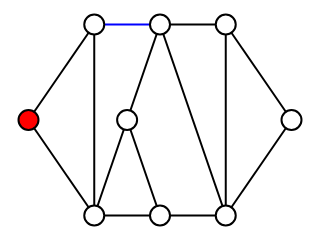

Here is the notebook cell this chart was saved with:
### Markdown cell above
Os atributos `color` são exibidos na visualização.

### Code cell
sn.show_graph(ug)

### Figure 1 — Plotly figure (JSON) as saved in the notebook; plotly's stock layout.template omitted (floating-point values rounded to 4 significant figures)
{"data": [{"hoverinfo": "none", "line": {"color": "rgb(0, 0, 255)", "width": 2}, "mode": "lines", "x": [0.25, 0.5, null], "y": [1, 1, null]}, {"hoverinfo": "none", "line": {"color": "rgb(0, 0, 0)", "width": 2}, "mode": "lines", "x": [0, 0.25, null, 0, 0.25, null, 0.25, 0.25, null, 0.5, 0.375, null, 0.5, 0.75, null, 0.5, 0.75, null, 0.75, 1, null, 0.75, 0.75, null, 1, 0.75, null, 0.75, 0.5, null, 0.5, 0.375, null, 0.5, 0.25, null, 0.25, 0.375, null], "y": [0.5, 1, null, 0.5, 0, null, 1, 0, null, 1, 0.5, null, 1, 1, null, 1, 0, null, 1, 0.5, null, 1, 0, null, 0.5, 0, null, 0, 0, null, 0, 0.5, null, 0, 0, null, 0, 0.5, null]}, {"hoverinfo": "none", "marker": {"color": "rgb(255, 255, 255)", "line": {"color": "rgb(0, 0, 0)", "width": 2}, "size": 20}, "mode": "markers+text", "text": [], "textfont": {"color": "rgb(0, 0, 0)"}, "textposition": "middle center", "x": [0.25, 0.5, 0.75, 1, 0.75, 0.5, 0.25, 0.375], "y": [1, 1, 1, 0.5, 0, 0, 0, 0.5]}, {"hoverinfo": "none", "marker": {"color": "rgb(255, 0, 0)", "line": {"color": "rgb(0, 0, 0)", "width": 2}, "size": 20}, "mode": "markers+text", "text": [], "textfont": {"color": "rgb(255, 255, 255)"}, "textposition": "middle center", "x": [0], "y": [0.5]}], "layout": {"height": 180, "margin": {"b": 0, "l": 0, "r": 0, "t": 0}, "showlegend": false, "width": 320, "xaxis": {"showgrid": false, "showticklabels": false, "zeroline": false}, "yaxis": {"showgrid": false, "showticklabels": false, "zeroline": false}}}
